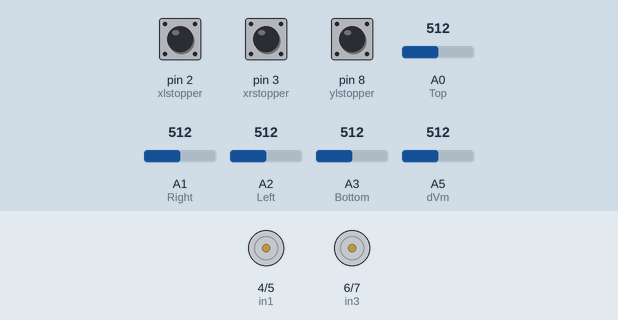
This sketch was run on a simulated Arduino Nano, built with avr-gcc and run on an emulated ATmega328P. Shown: motor-driver pin pairs drawn as motors (green arrow = first pin HIGH = forward, orange = second pin HIGH = backward, longer = more drive). The inputs (shaded band) are chosen by the test bench; at power-on: A0 (Top) = 512, A1 (Right) = 512, A3 (Bottom) = 512, A2 (Left) = 512, pin 2 (xlstopper) LOW, pin 3 (xrstopper) LOW, pin 8 (ylstopper) LOW, A5 (dVm) = 512. The modem accepts every AT command (registered, SIM ready, sends succeed) and sends nothing else; what the sketch prints to the serial monitor is not drawn.

Above: at 3.9 s.
4.0 s: A0 (Top) set to 600
5.5 s: A0 (Top) set to 622
At 5.9 s:
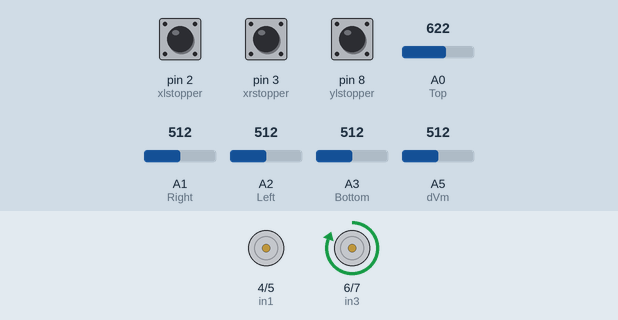
7.0 s: A1 (Right) set to 602
8.5 s: A1 (Right) set to 621
At 9.4 s:
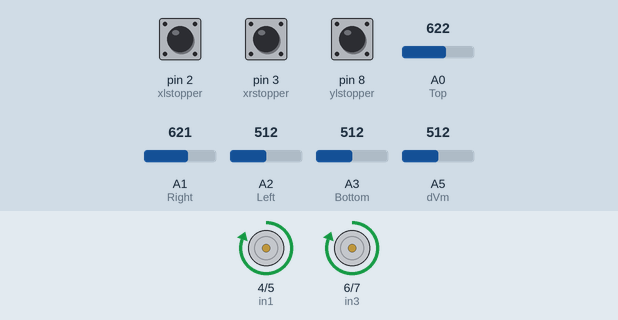
10.0 s: A3 (Bottom) set to 531
At 10.6 s:
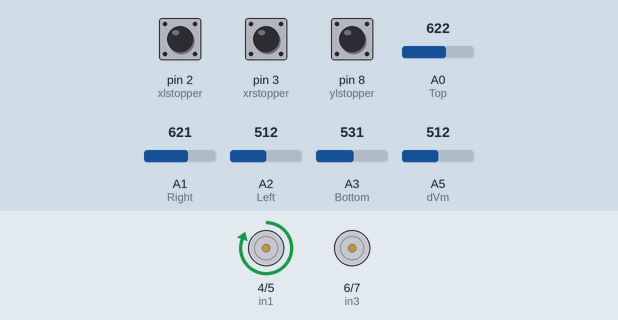
11.5 s: A2 (Left) set to 992
At 12.9 s:
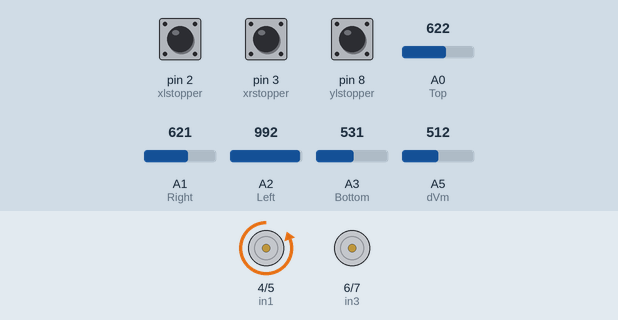
Timing chart, 0 to 14.0 s (numbered marks = the images above; inputs shaded):
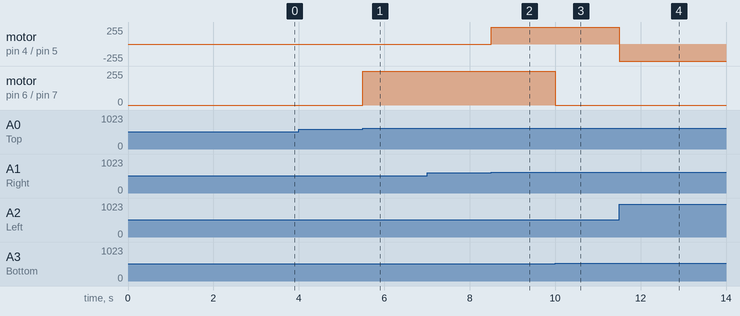

Measured:
- the behaviour switches between 612 and 613 on A0 (Top) (found by bisection; images 0 and 1)
- the behaviour switches between 612 and 613 on A1 (Right) (found by bisection; images 1 and 2)
- the behaviour switches between 521 and 522 on A3 (Bottom) (found by bisection; images 2 and 3)
- after the input at 5.5 s, motor on pin 6 (in3) / pin 7 (in4): stopped → forward 255/255 at once
- after the input at 8.5 s, motor on pin 4 (in1) / pin 5 (in2): stopped → forward 255/255 at once
- after the input at 10.0 s, motor on pin 6 (in3) / pin 7 (in4): forward 255/255 → stopped at once
- after the input at 11.5 s, motor on pin 4 (in1) / pin 5 (in2): forward 255/255 → backward 255/255 at once

The sketch:

LDR_solar_tracker5.ino
```cpp
#include <SoftwareSerial.h>//include library code
SoftwareSerial sim808(11, 10);//RX, TX
char phone_no[] = "+639205140948"; // replace with your phone no.
String data[5];
#define DEBUG true
String state,timegps,latitude,longitude;
int Top    = A0;     //LDR orange pcb#4 resistor
int Right  = A1;     //LDR brown pcb#2 resistor
int Left   = A2;     //LDR green pcb#1 resisotr
int Bottom = A3;     //LDR blue pcb#3 resistor
int dVm = A5;     //Digital Volt Meter 0-30V
#define xlstopper  2 //microswitch_A N.O   Borwn RIGHT X-Axis limit switch
#define xrstopper  3 //microswitch_B N.O   Blue LEFT X-Axis limit switch
#define in1  4       //L298N IN1
#define in2  5       //L298N IN2
#define in3  6       //L298N IN3
#define in4  7       //L298N IN4
#define ylstopper  8 //microswitch_C N.O   Green RIGHT Y-Axis limit switch
#define yrstopper  9 //microswitch_D N.O   Orange LEFT Y-Axis limit switch
boolean DirectionX = true;
boolean DirectionY = true;
int window = 100; // guard band
float vout = 0.0;
float vin = 0.0;
float R1 = 100000.0; // resistance of R1 (100K) -see text!
float R2 = 10000.0; // resistance of R2 (10K) - see text!
int value = 0;
float prevVoltage =13.8;
float curVoltage =0.0;

/*
const int X_pin = A0; // analog pin connected to X output
const int Y_pin = A1; // analog pin connected to Y output
int x,y;*/

void setup()
{
  Serial.begin(115200);
  pinMode(in1,OUTPUT);
  pinMode(in2,OUTPUT);
  pinMode(in3,OUTPUT);
  pinMode(in4,OUTPUT);
  pinMode(xlstopper,INPUT);
  pinMode(xrstopper,INPUT);
  pinMode(ylstopper,INPUT);
  pinMode(yrstopper,INPUT);
  pinMode(dVm,INPUT);
  sim808.begin(9600);
  delay(100);
  sim808.print("AT+CMGF=1\r");
  delay(400);
  sendData("AT+CGNSPWR=1",1000,DEBUG);
  delay(50);
  sendData("AT+CGNSSEQ=RMC",1000,DEBUG);
  delay(150);
}

void loop()
{
/*  x = analogRead(X_pin);
  y = analogRead(Y_pin);
  Serial.print("X-axis: ");
  Serial.print(x);
  Serial.print("\n");
  Serial.print("Y-axis: ");
  Serial.println(y);
  Serial.print("\n\n");*/

  int T = analogRead(Top);
  int B = analogRead(Bottom);
  int L = analogRead(Left);
  int R = analogRead(Right);
  int YDirection =  T - B;
  int XDirection =  R - L;
 /* Serial.print("X axis: ");
  Serial.print(XDirection);
  Serial.print("   Y axis: ");
  Serial.print(YDirection);
  Serial.print("     T: ");
  Serial.print(T);
  Serial.print("  B: ");
  Serial.print(B);
  Serial.print("  L: ");
  Serial.print(L);
  Serial.print("  R: ");
  Serial.print(R);
  Serial.println(" ");*/

//delay(100);
  curVoltage = readBatteryVoltage();
  if (curVoltage < (prevVoltage -1)){
    prevVoltage = (prevVoltage -1);
    sendLocation();
  }
Serial.println(curVoltage);
        //Motor X Axis
        if (XDirection > window){
          if (digitalRead(xlstopper) == HIGH){
          digitalWrite(in1,LOW);
          digitalWrite(in2,LOW);
   //       Serial.println("X-Axis Left limit switch reached!");
          }else{
          digitalWrite(in1,HIGH);
          digitalWrite(in2,LOW);
      //    Serial.println("X Axis CounterClockwise");
          }
        }else if ((XDirection < -window)){
          if (digitalRead(xrstopper) == HIGH){
          digitalWrite(in1,LOW);
          digitalWrite(in2,LOW);
     //     Serial.println("X-Axis Right limit switch reached!");
          }else{
          digitalWrite(in1,LOW);
          digitalWrite(in2,HIGH);
     //     Serial.println("X Axis Clockwise");
          }
        }else{
          digitalWrite(in1,LOW);
          digitalWrite(in2,LOW);
      //    Serial.println("X Axis Standby");
        }

        //Motor Y Axis
        if (YDirection > window){
          if (digitalRead(ylstopper) == HIGH){
          digitalWrite(in3,LOW);
          digitalWrite(in4,LOW);
      //    Serial.println("Y-Axis Left limit switch reached!");
          }else{
          digitalWrite(in3,HIGH);
          digitalWrite(in4,LOW);
    //     Serial.println("Y Axis CounterClockwise");
          }
        }else if (YDirection < -window){
          if (digitalRead(yrstopper) == HIGH){
          digitalWrite(in3,LOW);
          digitalWrite(in4,LOW);
     //     Serial.println("Y-Axis Right limit switch reached!");
          }else{
          digitalWrite(in3,LOW);
          digitalWrite(in4,HIGH);
      //    Serial.println("Y Axis Clockwise");
          }
        }else{
          digitalWrite(in3,LOW);
          digitalWrite(in4,LOW);
     //     Serial.println("Y Axis Standby");
        }
}

void sendLocation(){
//--------------------- send SMS containing google map location---------
  sendTabData("AT+CGNSINF",1000,DEBUG);
  if (state !=0){
    Serial.println("State  :"+state);
    Serial.println("Time  :"+timegps);
    Serial.println("Latitude  :"+latitude);
    Serial.println("Longitude  :"+longitude);
    sim808.print("AT+CMGS=\"");
    sim808.print(phone_no);
    sim808.println("\"");
    delay(300);
    sim808.print("http://maps.google.com/maps?q=loc:");
    sim808.print(latitude);
    sim808.print(",");
    sim808.print (longitude);
    delay(200);
    sim808.println("");
 //   sim808.println("Bettery Level:"+curVoltage);
    sim808.println((char)26); // End AT command with a ^Z, ASCII code 26
    delay(200);
    sim808.println();
    delay(20000);
    sim808.flush();
  }else{Serial.println("GPS Initializing…");}
//----------------------
}

void sendTabData(String command , const int timeout , boolean debug){
  sim808.println(command);
  long int time = millis();
  int i = 0;

  while((time+timeout) > millis()){
    while(sim808.available()){
      char c = sim808.read();
      if (c != ',') {
        data[i] +=c;
        delay(100);
      } else {i++;}
      if (i == 5) {
        delay(100);
        goto exitL;
      }
    }
  }exitL:
  if (debug) {
    state = data[1];
    timegps = data[2];
    latitude = data[3];
    longitude =data[4];
  }
}

String sendData (String command , const int timeout ,boolean debug){
  String response = "";
  sim808.println(command);
  long int time = millis();
  int i = 0;
  while ( (time+timeout ) > millis()){
    while (sim808.available()){
      char c = sim808.read();
      response +=c;
    }
  }
  if (debug) {Serial.print(response);}
  return response;
}

float readBatteryVoltage(){
   // read the value at analog input--------- 0 to 30V DVM
   value = analogRead(dVm);
   vout = (value * 5.0) / 1024.0;
   vin = vout / (R2/(R1+R2));
   vin = vin-3.3;
   if (vin<0.09) {
   vin=0.0;//statement to quash undesired reading !
   }
   //-----------------------------------------
   return vin;
}
```
